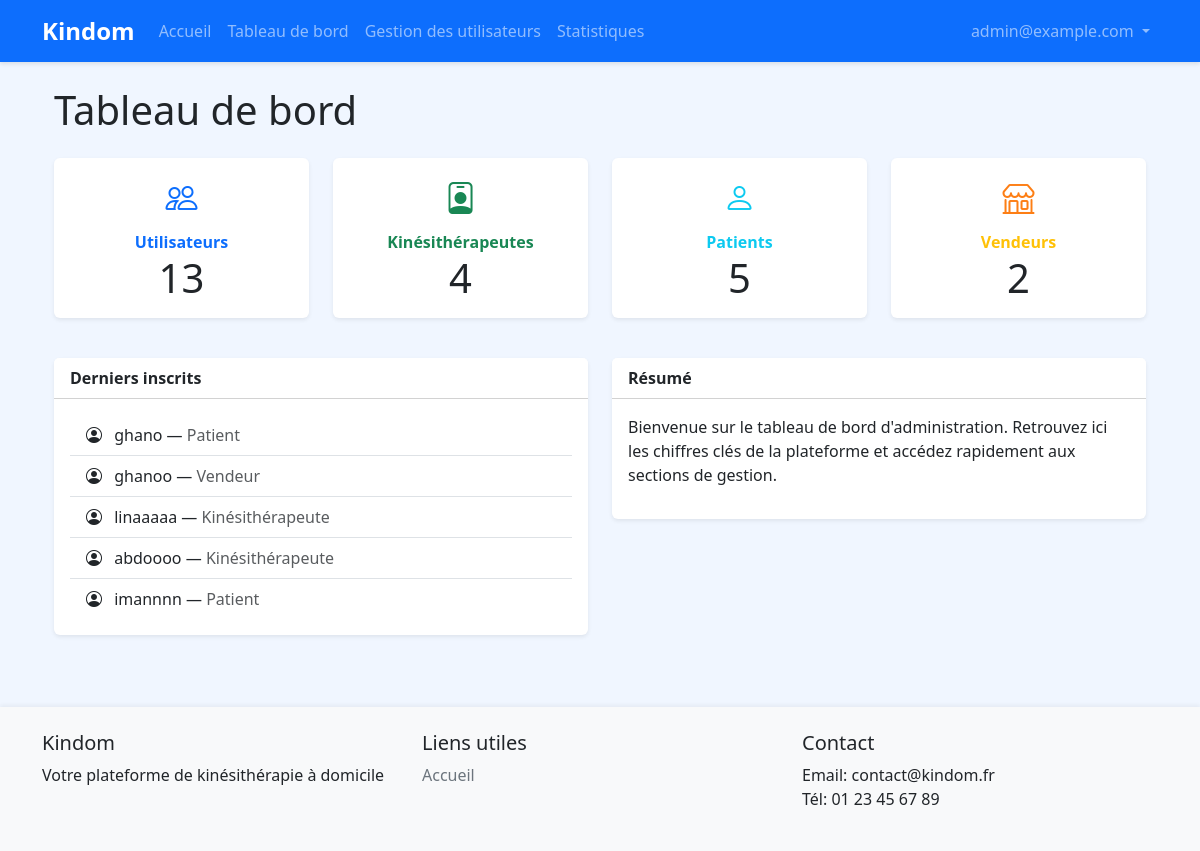
/admin-dashboard/ (signed in), run on an earlier commit of the app's database.
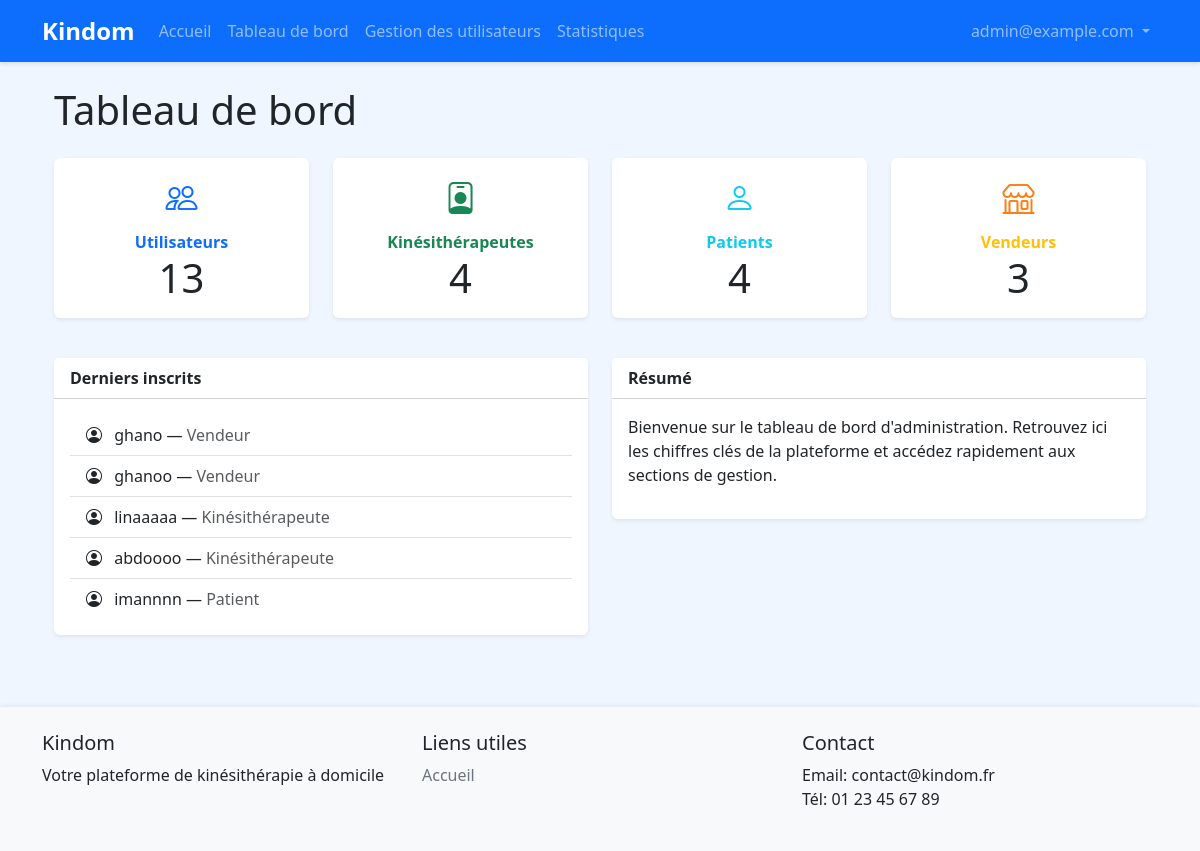
And on a later commit of the database.
### accounts/models.py (models this page shows, shortened)
class CustomUser(AbstractUser):
    USER_TYPE_CHOICES = (
        ('patient', 'Patient'),
        ('kine', 'Kinésithérapeute'),
        ('vendor', 'Vendeur'),
        ('admin', 'Administrateur'),
    )
    user_type = models.CharField(max_length=20, choices=USER_TYPE_CHOICES, default='patient')
    phone_number = models.CharField(max_length=15, blank=True)
    address = models.TextField(blank=True)
    profile_picture = models.ImageField(upload_to='profile_pics/', blank=True, null=True)
    bio = models.TextField(blank=True)
    is_validated = models.BooleanField(default=True)  # True par défaut, sauf pour les kinés
    diplome = models.CharField(max_length=100, blank=True, null=True, verbose_name="Diplôme")
    wilaya = models.CharField(max_length=50, blank=True, null=True, verbose_name="Wilaya")
    diplome_file = models.ImageField(upload_to='diplomes/', blank=True, null=True, verbose_name="Photo du diplôme")

### accounts/views.py (the view)
# urls.py: path('admin-dashboard/', views.admin_dashboard, name='admin_dashboard'),
@staff_member_required
def admin_dashboard(request):
    stats = {
        'total_users': CustomUser.objects.exclude(user_type='admin').count(),
        'total_kines': CustomUser.objects.filter(user_type='kine').count(),
        'total_patients': CustomUser.objects.filter(user_type='patient').count(),
        'total_vendors': CustomUser.objects.filter(user_type='vendor').count(),
    }
    latest_users = CustomUser.objects.exclude(user_type='admin').order_by('-date_joined')[:5]
    return render(request, 'admin_custom/dashboard.html', {'stats': stats, 'latest_users': latest_users})

### templates/admin_custom/dashboard.html (shortened to what this page needs)
{% extends 'base.html' %}
{% block content %}
<div class="container-fluid">
    <h1 class="mb-4">Tableau de bord</h1>
    <div class="row mb-4">
        <div class="col-md-3 mb-3">
            <div class="card shadow-sm border-0">
                <div class="card-body text-center">
                    <div class="mb-2"><i class="bi bi-people" style="font-size:2rem; color:#0d6efd;"></i></div>
                    <div class="fw-bold text-primary">Utilisateurs</div>
                    <div class="display-6">{{ stats.total_users }}</div>
                </div>
            </div>
        </div>
        <div class="col-md-3 mb-3">
            <div class="card shadow-sm border-0">
                <div class="card-body text-center">
                    <div class="mb-2"><i class="bi bi-person-badge" style="font-size:2rem; color:#198754;"></i></div>
                    <div class="fw-bold text-success">Kinésithérapeutes</div>
                    <div class="display-6">{{ stats.total_kines }}</div>
                </div>
            </div>
        </div>
        <div class="col-md-3 mb-3">
            <div class="card shadow-sm border-0">
                <div class="card-body text-center">
                    <div class="mb-2"><i class="bi bi-person" style="font-size:2rem; color:#0dcaf0;"></i></div>
                    <div class="fw-bold text-info">Patients</div>
                    <div class="display-6">{{ stats.total_patients }}</div>
                </div>
            </div>
        </div>
        <div class="col-md-3 mb-3">
            <div class="card shadow-sm border-0">
                <div class="card-body text-center">
                    <div class="mb-2"><i class="bi bi-shop" style="font-size:2rem; color:#fd7e14;"></i></div>
                    <div class="fw-bold text-warning">Vendeurs</div>
                    <div class="display-6">{{ stats.total_vendors }}</div>
                </div>
            </div>
        </div>
    </div>
    <div class="row g-4">
        <div class="col-md-6">
            <div class="card shadow-sm border-0">
                <div class="card-header bg-white fw-bold">Derniers inscrits</div>
                <div class="card-body">
                    <ul class="list-group list-group-flush">
                        {% for user in latest_users %}
                        <li class="list-group-item">
                            <i class="bi bi-person-circle me-2"></i>
                            {{ user.username }} — <span class="text-muted">{{ user.get_user_type_display }}</span>
                        </li>
                        {% empty %}
                        <li class="list-group-item text-muted">Aucun nouvel utilisateur</li>
                        {% endfor %}
                    </ul>
                </div>
            </div>
        </div>
        <div class="col-md-6">
            <div class="card shadow-sm border-0">
                <div class="card-header bg-white fw-bold">Résumé</div>
                <div class="card-body">
                    <p>Bienvenue sur le tableau de bord d'administration. Retrouvez ici les chiffres clés de la plateforme et accédez rapidement aux sections de gestion.</p>
                </div>
            </div>
        </div>
    </div>
</div>
<link rel="stylesheet" href="https://cdn.jsdelivr.net/npm/bootstrap-icons@1.10.5/font/bootstrap-icons.css">
{% endblock %}

What changed in the data, as far as the page shows it:
changed CustomUser "ghano": user_type "Patient" → "Vendeur"
Also different on the page:
{{ stats.total_patients }}: "5" → "4"
{{ stats.total_vendors }}: "2" → "3"
